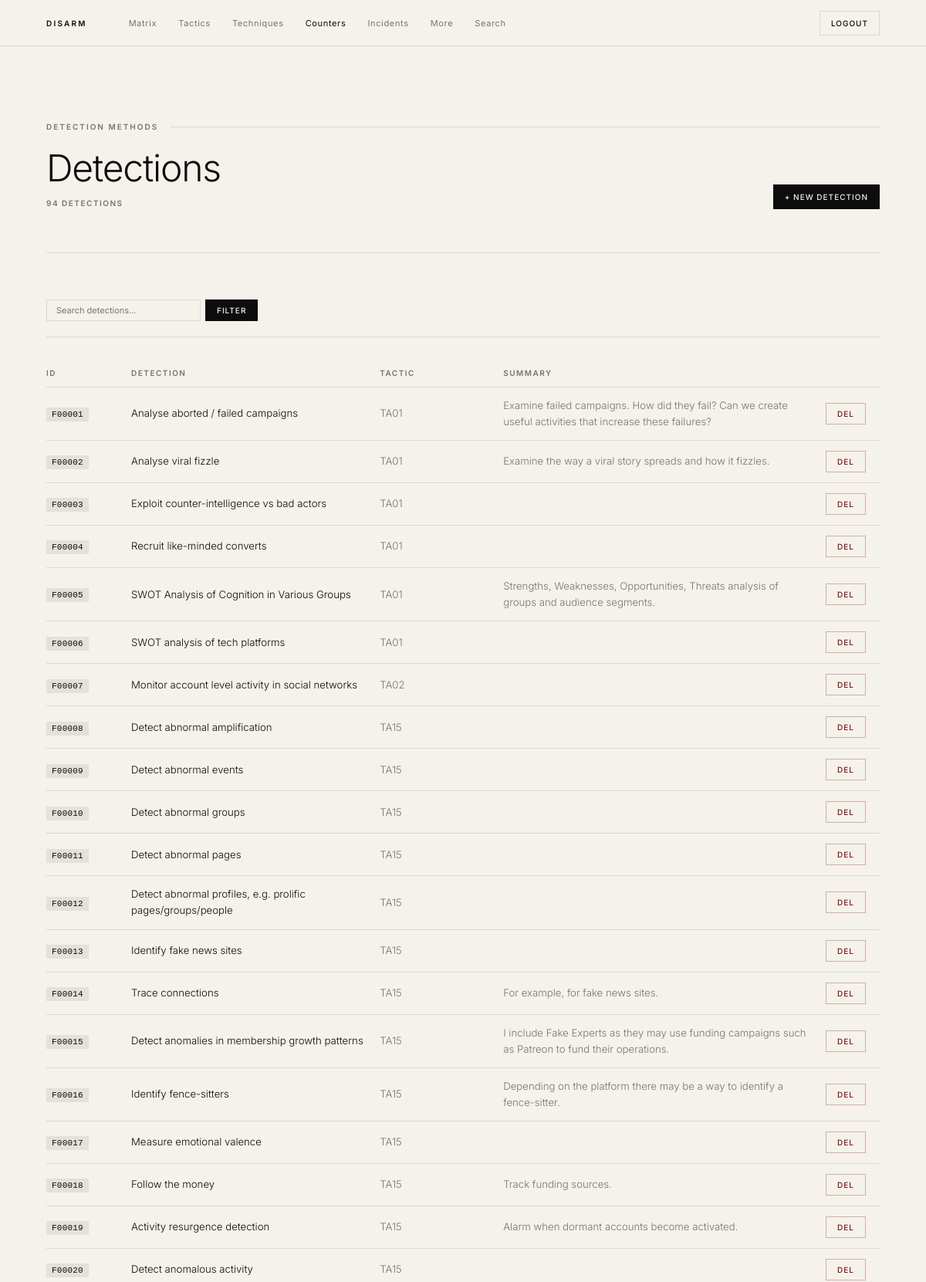
The page /disarm_site/detections.php (signed in, upper part) on the database its author committed.
### tables this page shows
CREATE TABLE `detection` (
  `id` INT NOT NULL AUTO_INCREMENT,
  `disarm_id` VARCHAR(10) NOT NULL,
  `name` LONGTEXT NOT NULL,
  `summary` LONGTEXT NOT NULL,
  `metatechnique_id` VARCHAR(10) NOT NULL DEFAULT '',
  `tactic_id` VARCHAR(10) NOT NULL DEFAULT '',
  `responsetype_id` VARCHAR(10) NOT NULL DEFAULT '',
  PRIMARY KEY (`id`),
  UNIQUE KEY `uq_detection_disarm_id` (`disarm_id`)
);

### disarm_site/detections.php (the view, shortened to what this page needs)
<?php
require_once 'config.php';
require_once 'includes/functions.php';
$filter_q = gp('q');
$sql      = "SELECT d.disarm_id, d.name, d.tactic_id, d.summary FROM detection d WHERE 1=1";
$params   = [];
$sql .= " ORDER BY d.disarm_id";
$page    = max(1, (int)gp('page', '1'));
$result  = paginate($pdo, $sql, $params, $page, 50);
include 'includes/header.php';
?>
<div class="container">
<div class="page-header">
  <div class="label">Detection Methods</div>
  <div class="page-header-row">
    <div><h1>Detections</h1><div class="page-count"><?= number_format($result['total']) ?> detections</div></div>
    <a href="detections.php?action=add" class="btn btn-dark btn-sm">+ New Detection</a>
  </div>
</div>
<form method="get" class="filter-bar">
  <input type="text" name="q" placeholder="Search detections…" value="<?= h($filter_q) ?>">
  <button type="submit" class="btn btn-dark btn-sm">Filter</button>
</form>
<table class="data-table">
  <thead><tr><th class="col-id">ID</th><th>Detection</th><th class="col-mid">Tactic</th><th>Summary</th><th class="col-sm"></th></tr></thead>
  <tbody>
    <?php foreach ($result['rows'] as $row): ?>
    <tr>
      <td><?= id_badge($row['disarm_id']) ?></td>
      <td><?= h($row['name']) ?></td>
      <td class="col-muted"><?= h($row['tactic_id'] ?? '') ?></td>
      <td class="col-summary"><?= h(truncate($row['summary'], 110)) ?></td>
      <td>
        <form method="post" onsubmit="return confirm('Delete?')">
          <button type="submit" class="btn btn-danger btn-sm">Del</button>
        </form>
      </td>
    </tr>
    <?php endforeach; ?>
  </tbody>
</table>
</div>
<?php include 'includes/footer.php'; ?>

### disarm_site/includes/functions.php (shortened to what this page needs)
<?php
function h(?string $str): string {
    return htmlspecialchars($str ?? '', ENT_QUOTES, 'UTF-8');
}
function gp(string $name, string $default = ''): string {
    return trim($_GET[$name] ?? $default);
}
function id_badge(string $id, string $link = '', string $extra_class = ''): string {
    $cls   = 'disarm-id' . ($extra_class ? ' ' . $extra_class : '');
    $inner = '<span class="' . $cls . '">' . h($id) . '</span>';
    return $link ? '<a href="' . h($link) . '" style="text-decoration:none">' . $inner . '</a>' : $inner;
}
function truncate(?string $text, int $max = 200): string {
    $text = $text ?? '';
    return mb_strlen($text) > $max ? mb_substr($text, 0, $max) . '…' : $text;
}
function paginate(PDO $pdo, string $sql, array $params, int $page, int $per_page = 50): array {
    $count_stmt = $pdo->prepare("SELECT COUNT(*) FROM ($sql) AS _sub");
    $count_stmt->execute($params);
    $total = (int)$count_stmt->fetchColumn();
    $total_pages = max(1, (int)ceil($total / $per_page));
    $page        = max(1, min($page, $total_pages));
    $offset      = ($page - 1) * $per_page;
    $stmt = $pdo->prepare("$sql LIMIT $per_page OFFSET $offset");
    $stmt->execute($params);
    return [
        'rows'        => $stmt->fetchAll(),
        'total'       => $total,
        'page'        => $page,
        'total_pages' => $total_pages,
        'per_page'    => $per_page,
    ];
}

### disarm_site/assets/style.css (style rules this page uses)
*, *::before, *::after { box-sizing: border-box; margin: 0; padding: 0; }
html { scroll-behavior: smooth; }
:root { --bg: #F5F1EB; --dark: #0D0D0D; --text: #0D0D0D; --muted: #7A7469; --white: #F5F1EB; --border: rgba(13,13,13,0.11); --bd-dark: rgba(245,241,235,0.11); --red-fw: #7A1515; --blue-fw: #0F2D4A; --max: 1200px; --pad: clamp(20px, 5vw, 80px); }
body { font-family: 'Inter', -apple-system, BlinkMacSystemFont, sans-serif; font-size: 16px; line-height: 1.6; font-weight: 400; background: var(--bg); color: var(--text); -webkit-font-smoothing: antialiased; overflow-x: hidden; padding-top: 60px; }
.container { max-width: var(--max); margin: 0 auto; padding: 0 var(--pad); }
.btn { display: inline-block; padding: 12px 24px; font-size: 11px; font-weight: 500; letter-spacing: 0.1em; text-transform: uppercase; text-decoration: none; cursor: pointer; border: 1px solid transparent; font-family: inherit; transition: opacity 0.2s, border-color 0.2s, color 0.2s; white-space: nowrap; }
.btn-dark { background: var(--dark); color: var(--bg); border-color: var(--dark); }
.btn-danger { background: transparent; color: var(--red-fw); border-color: rgba(122,21,21,0.3); }
.btn-sm { padding: 7px 14px; font-size: 10px; }
.label { font-size: 10px; font-weight: 600; letter-spacing: 0.2em; text-transform: uppercase; color: var(--muted); display: flex; align-items: center; gap: 16px; margin-bottom: 48px; }
.label::after { content: ''; flex: 1; height: 1px; background: var(--border); }
.page-header { padding: clamp(56px,8vw,100px) 0 clamp(36px,5vw,56px); border-bottom: 1px solid var(--border); margin-bottom: clamp(40px,5vw,60px); }
.page-header .label { margin-bottom: 20px; }
.page-header h1 { font-size: clamp(28px,4vw,52px); font-weight: 300; letter-spacing: -0.025em; line-height: 1.1; }
.page-header-row { display: flex; align-items: flex-end; justify-content: space-between; gap: 20px; flex-wrap: wrap; }
.page-count { font-size: 10px; font-weight: 600; letter-spacing: 0.15em; text-transform: uppercase; color: var(--muted); margin-top: 10px; }
.disarm-id { font-family: 'SF Mono','Fira Code','Courier New',monospace; font-size: 11px; font-weight: 500; background: rgba(13,13,13,0.07); color: var(--text); padding: 3px 7px; white-space: nowrap; letter-spacing: 0.02em; text-decoration: none; }
.data-table { width: 100%; border-collapse: collapse; }
.data-table thead th { font-size: 10px; font-weight: 600; letter-spacing: 0.15em; text-transform: uppercase; color: var(--muted); border-bottom: 1px solid var(--border); padding: 10px 16px 10px 0; text-align: left; }
.data-table thead th:last-child { padding-right: 0; }
.data-table tbody tr { border-top: 1px solid var(--border); }
.data-table tbody tr:first-child { border-top: none; }
.data-table tbody td { padding: 13px 16px 13px 0; vertical-align: middle; font-size: clamp(13px,1.1vw,15px); font-weight: 300; }
.data-table tbody td:last-child { padding-right: 0; }
.col-id { width: 110px; }
.col-mid { width: 160px; }
.col-sm { width: 70px; }
.col-muted { color: var(--muted); font-weight: 400; }
.col-summary { color: var(--muted); font-size: 13px; }
.filter-bar { display: flex; align-items: center; gap: 6px; flex-wrap: wrap; margin-bottom: 28px; padding-bottom: 20px; border-bottom: 1px solid var(--border); }
.filter-bar select, .filter-bar input[type="text"] { background: transparent; border: 1px solid var(--border); padding: 6px 12px; font-size: 11px; font-weight: 400; font-family: inherit; color: var(--text); outline: none; transition: border-color 0.2s; -webkit-appearance: none; }
.filter-bar input[type="text"] { min-width: 200px; }
:root { --col: 176px; }

### rows shown on the page
detection: disarm "F00001", name "Analyse aborted / failed campaigns", tactic "TA01", summary "Examine failed campaigns. How did they fail? Can we create useful activities that increase these failures?"
detection: disarm "F00002", name "Analyse viral fizzle", tactic "TA01", summary "Examine the way a viral story spreads and how it fizzles."
detection: disarm "F00003", name "Exploit counter-intelligence vs bad actors", tactic "TA01"
detection: disarm "F00004", name "Recruit like-minded converts", tactic "TA01"
detection: disarm "F00005", name "SWOT Analysis of Cognition in Various Groups", tactic "TA01", summary "Strengths, Weaknesses, Opportunities, Threats analysis of groups and audience segments."
detection: disarm "F00006", name "SWOT analysis of tech platforms", tactic "TA01"
detection: disarm "F00007", name "Monitor account level activity in social networks", tactic "TA02"
detection: disarm "F00008", name "Detect abnormal amplification", tactic "TA15"
detection: disarm "F00009", name "Detect abnormal events", tactic "TA15"
detection: disarm "F00010", name "Detect abnormal groups", tactic "TA15"
detection: disarm "F00011", name "Detect abnormal pages", tactic "TA15"
detection: disarm "F00012", name "Detect abnormal profiles, e.g. prolific pages/groups/people", tactic "TA15"
detection: disarm "F00013", name "Identify fake news sites", tactic "TA15"
detection: disarm "F00014", name "Trace connections", tactic "TA15", summary "For example, for fake news sites."
detection: disarm "F00015", name "Detect anomalies in membership growth patterns", tactic "TA15", summary "I include Fake Experts as they may use funding campaigns such as Patreon to fund their operations."
detection: disarm "F00016", name "Identify fence-sitters", tactic "TA15", summary "Depending on the platform there may be a way to identify a fence-sitter."
detection: disarm "F00017", name "Measure emotional valence", tactic "TA15"
detection: disarm "F00018", name "Follow the money", tactic "TA15", summary "Track funding sources."
detection: disarm "F00019", name "Activity resurgence detection", tactic "TA15", summary "Alarm when dormant accounts become activated."
detection: disarm "F00020", name "Detect anomalous activity", tactic "TA15"

### other values the page prints
$result['total'] "94"
